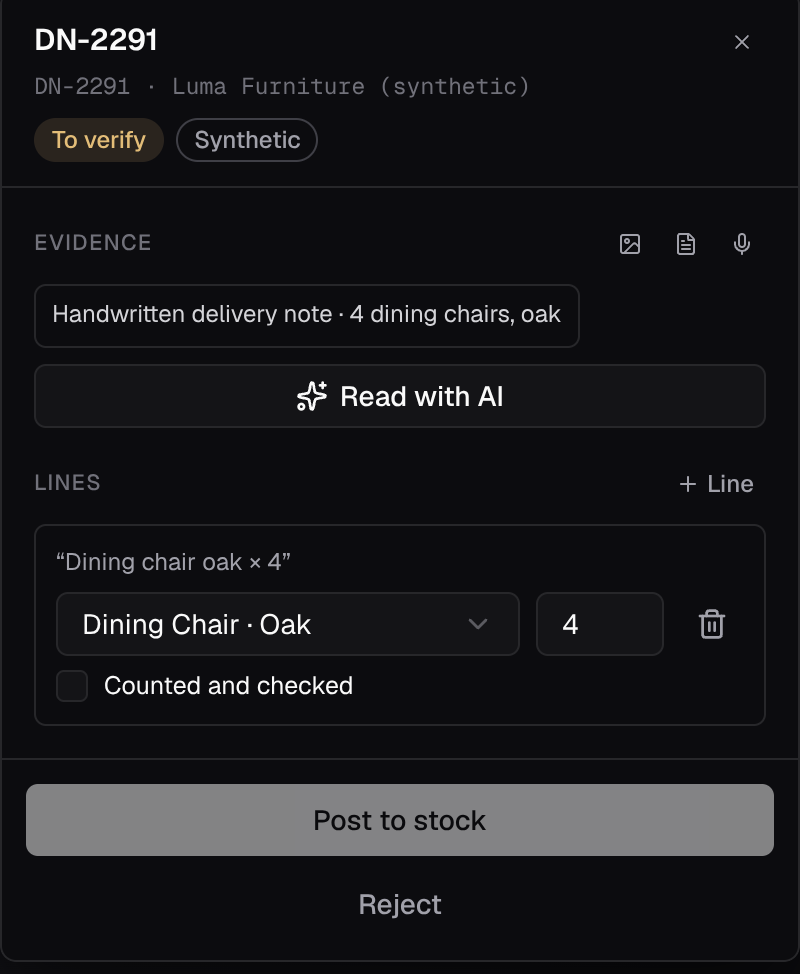
#> input picture promo/source/captured/ui/c01-receipt-review.png, 800 x 974 px, given in place of keyframe-01.png, which was not available
$ python contact_sheet_v2.py ../captured/ui ../captured/ui/c01b-receive-list.png ../captured/ui/c01b-receive-list.png
#> lines starting #> are read from the running program, lines starting #| are printed output that depends on the picture
"""Six v2 keyframes + contact sheet + a v1/v2 comparison sheet.
usage: python3 contact_sheet_v2.py <raw_dir> <previews_v2_dir> <previews_v1_dir>"""
import shutil, sys
from PIL import Image, ImageDraw, ImageFont

RAW, OUT, V1 = sys.argv[1], sys.argv[2], sys.argv[3]
FRAMES = [18, 57, 105, 153, 210, 273]
LABELS = [
    "Hook — one line draws the mark, which opens into the real twin",
    "Capture — the line closes the dock, reveals the note, ticks the check",
    "Spot — two violet laps lock onto ageing batch B-2140-A (product zoom)",
    "Hand off & quote — the line leaves by the door; quotes (synthetic)",
    "Dispatch — units ride the line out; the bay is outlined as freed",
    "Brand — the trail is reeled into the mark, which fills with colour",
]
F = ImageFont.truetype("/usr/share/fonts/truetype/dejavu/DejaVuSans.ttf", 26)
M = ImageFont.truetype("/usr/share/fonts/truetype/dejavu/DejaVuSansMono.ttf", 22)
S = ImageFont.truetype("/usr/share/fonts/truetype/dejavu/DejaVuSansMono.ttf", 20)
for i, f in enumerate(FRAMES, 1):
    shutil.copy(f"{RAW}/frame-{f:04d}.png", f"{OUT}/keyframe-{i:02d}.png")

tw, th, pad, head = 960, 540, 28, 60
W, H = tw * 2 + pad * 3, (th + head) * 3 + pad * 4 + 70
sheet = Image.new("RGB", (W, H), (12, 12, 15))
d = ImageDraw.Draw(sheet)
d.text((pad, 24), "WareOrb promo v2 — \"One line\" · preview gate · 1920×1080 · 30 fps · frames 0–299", fill=(250, 250, 250), font=F)
for i, f in enumerate(FRAMES):
    r, c = divmod(i, 2)
    x, y = pad + c * (tw + pad), 70 + pad + r * (th + head + pad)
    d.text((x, y + 4), f"keyframe-{i+1:02d} · frame {f} · {f/30:.1f} s", fill=(141, 177, 243), font=M)
    d.text((x, y + 31), LABELS[i], fill=(212, 212, 216), font=S)
    sheet.paste(Image.open(f"{OUT}/keyframe-{i+1:02d}.png").convert("RGB").resize((tw, th), Image.LANCZOS), (x, y + head))
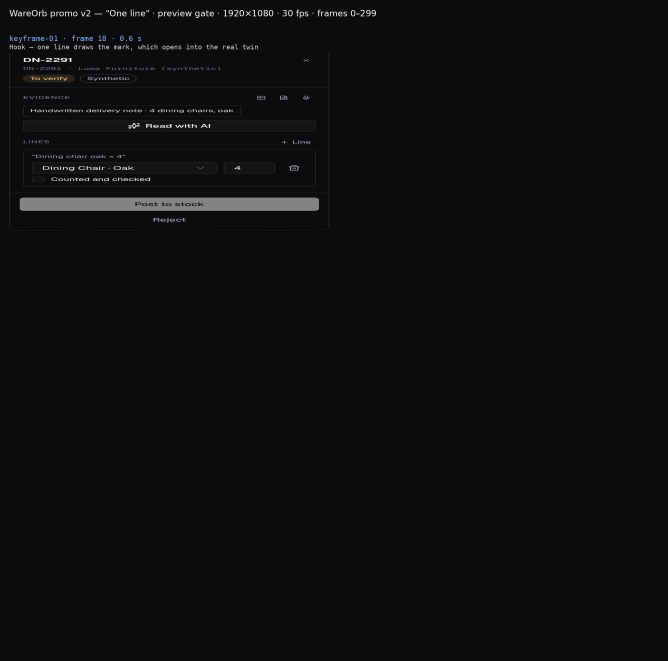
#> sheet: PIL image 2004x1982 RGB (shown at 1/3 size); mean R, G, B 14.2, 14.2, 17.2
#> pass 2 of the loop `for i, f in enumerate(FRAMES):`:
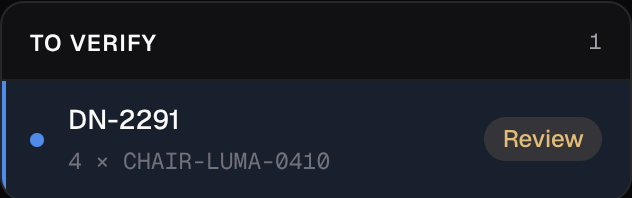
#> input picture promo/source/captured/ui/c01b-receive-list.png, 632 x 198 px, given in place of keyframe-02.png, which was not available
#> `sheet.paste(Image.open(f"{OUT}/keyframe-{i+1:02d}.png").convert("RGB")..`:
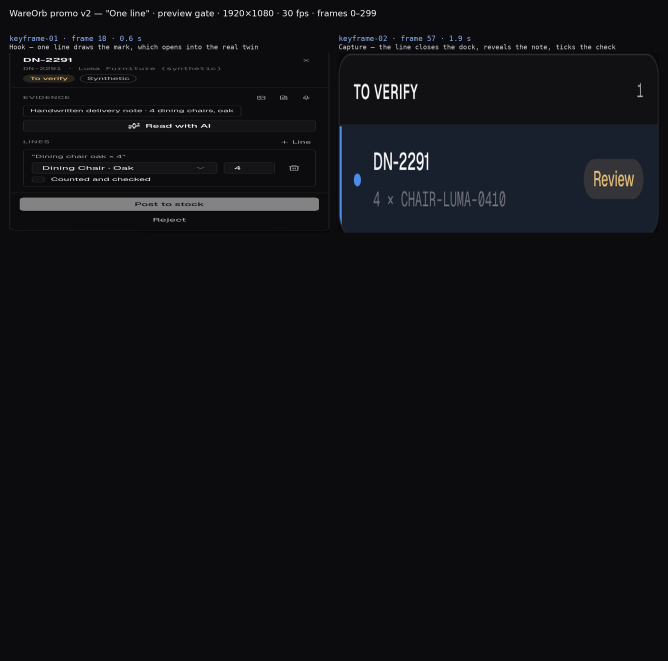
#> sheet: PIL image 2004x1982 RGB (shown at 1/3 size); mean R, G, B 16.4, 17, 20.8
#> (the run stopped early here; a loop or call above may not have finished)
